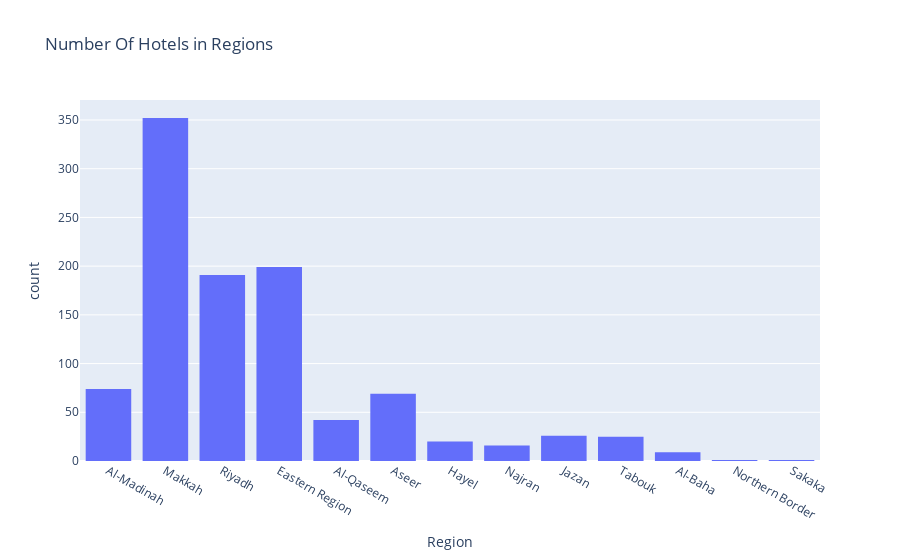

This figure's notebook cell:
### Markdown cell above
### Visulization

### Code cell
# plot histogram that represent the Number Of Hotels in each Regions
px.histogram(df, x = 'region', nbins = 20, title="Number Of Hotels in Regions",labels={'region':'Region', 'count':'#Hotel'})

### Figure 1 — Plotly figure (JSON) as saved in the notebook; plotly's stock layout.template omitted (floating-point values rounded to 4 significant figures; data arrays with more than 128 entries replaced by an {"elided": "..."} marker saying what was removed)
{"data": [{"alignmentgroup": "True", "bingroup": "x", "hovertemplate": "Region=%{x}<br>count=%{y}<extra></extra>", "legendgroup": "", "marker": {"color": "#636efa", "pattern": {"shape": ""}}, "name": "", "nbinsx": 20, "offsetgroup": "", "orientation": "v", "showlegend": false, "type": "histogram", "x": {"elided": "1025 str values"}, "xaxis": "x", "yaxis": "y"}], "layout": {"autosize": true, "barmode": "relative", "legend": {"tracegroupgap": 0}, "title": {"text": "Number Of Hotels in Regions"}, "xaxis": {"anchor": "y", "autorange": true, "domain": [0, 1], "range": [-0.5, 12.5], "title": {"text": "Region"}, "type": "category"}, "yaxis": {"anchor": "x", "autorange": true, "domain": [0, 1], "range": [0, 370.5], "title": {"text": "count"}}}}
